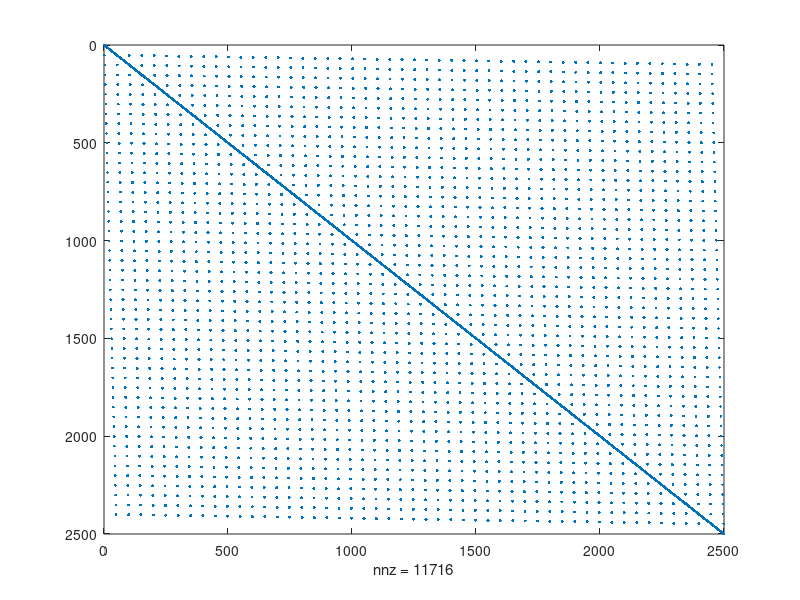
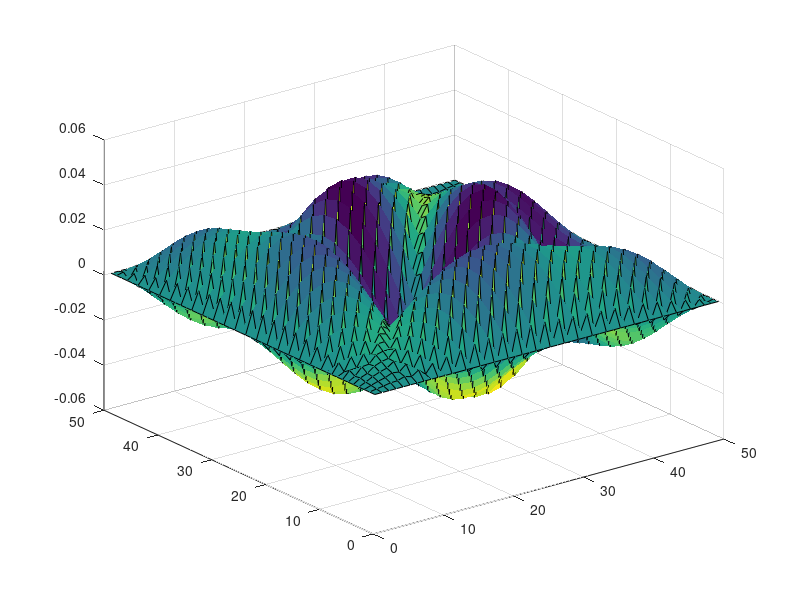

Write the MATLAB code that produced these figures, in order.

nx=50;
ny=50;

G = zeros(nx*ny);

for i=1 : nx
    for j=1 : ny
        
        n = i + (j-1)*ny;

        if i==1 || i == nx || j == 1 || j == ny
            G(n,n) = 1;
        elseif i>1 & j>1
             
            nxm = j + (i-2)*ny;
            nxp = j + i*ny;
            nym = j-1 + (i-1)*ny;
            nyp = j + 1 + (i-1)*ny;
            
            G(n,n) = -4;
            G(n,nxm) = 1;
            G(n,nxp) = 1;
            G(n,nyp) = 1;
            G(n,nym) = 1;   
        end
        
    end
    
end

figure (1)
spy(G)


[E,D] = eigs(G,9,'SM')

Vec(nx,ny)=0;




for q=1:9
    for i=1:nx
        for j=1:ny
            n = j +(i-1)*ny;
            EVec(i,j) = E(n,q);
        end
    end
figure (2)
surf (EVec)
pause(0.5)
end

 


